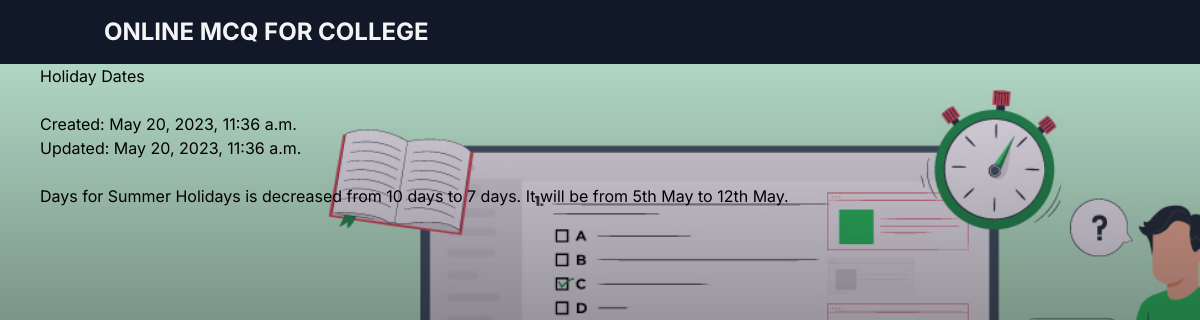
Page /notice/2 on the committed database.
### base/models.py (models this page shows, shortened)
class NoticeBoard(models.Model):
    title = models.CharField(max_length=50,default="Title")
    notice = models.CharField(max_length = 1500,blank=True, default=" ")
    created_at = models.DateTimeField(auto_now_add=True)
    updated_at = models.DateTimeField(auto_now=True)

### base/views.py (the view)
# urls.py: path('notice/<int:id>',views.notice,name='noticeX'),
def notice(request,id):
    notice = NoticeBoard.objects.get(id=id)
    return render(request,'base/notice.html', {'notice':notice})

### base/templates/base/notice.html (shortened to what this page needs)
{% extends 'base.html' %}
{% block content %}
<div class="px-10">
<h1>{{notice.title}}</h1>
<br>
<p>
   <div>
   Created: {{notice.created_at}}
</div>
<div>
   Updated: {{notice.updated_at}}
</div>
</p>
<br>
{{notice.notice}}
</div>
{% endblock %}

### rows in the picture
NoticeBoard: title "Holiday Dates", created_at "May 20, 2023, 11:36 a.m.", updated_at "May 20, 2023, 11:36 a.m.", notice "Days for Summer Holidays is decreased from 10 days to 7 days. It will be from 5th May to 12th May."
